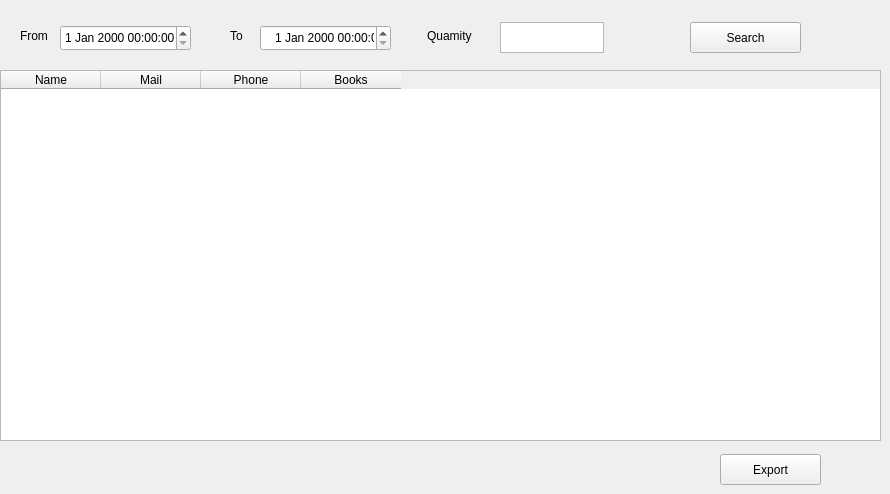
      <widget class="QWidget" name="tab_27">
       <attribute name="title">
        <string>Client Reports</string>
       </attribute>
       <widget class="QTableWidget" name="tableWidget_8">
        <property name="geometry">
         <rect>
          <x>0</x>
          <y>70</y>
          <width>881</width>
          <height>371</height>
         </rect>
        </property>
        <column>
         <property name="text">
          <string>Name</string>
         </property>
        </column>
        <column>
         <property name="text">
          <string>Mail</string>
         </property>
        </column>
        <column>
         <property name="text">
          <string>Phone</string>
         </property>
        </column>
        <column>
         <property name="text">
          <string>Books</string>
         </property>
        </column>
       </widget>
       <widget class="QDateTimeEdit" name="dateTimeEdit_3">
        <property name="geometry">
         <rect>
          <x>260</x>
          <y>25</y>
          <width>131</width>
          <height>26</height>
         </rect>
        </property>
        <property name="styleSheet">
         <string notr="true">padding-left:10px;</string>
        </property>
       </widget>
       <widget class="QPushButton" name="pushButton_35">
        <property name="geometry">
         <rect>
          <x>690</x>
          <y>22</y>
          <width>111</width>
          <height>31</height>
         </rect>
        </property>
        <property name="text">
         <string>Search</string>
        </property>
       </widget>
       <widget class="QLabel" name="label_47">
        <property name="geometry">
         <rect>
          <x>230</x>
          <y>20</y>
          <width>58</width>
          <height>31</height>
         </rect>
        </property>
        <property name="text">
         <string>To</string>
        </property>
       </widget>
       <widget class="QLabel" name="label_48">
        <property name="geometry">
         <rect>
          <x>427</x>
          <y>20</y>
          <width>71</width>
          <height>31</height>
         </rect>
        </property>
        <property name="text">
         <string>Quamity</string>
        </property>
       </widget>
       <widget class="QDateTimeEdit" name="dateTimeEdit_4">
        <property name="geometry">
         <rect>
          <x>60</x>
          <y>25</y>
          <width>131</width>
          <height>26</height>
         </rect>
        </property>
       </widget>
       <widget class="QTextEdit" name="textEdit_39">
        <property name="geometry">
         <rect>
          <x>500</x>
          <y>22</y>
          <width>104</width>
          <height>31</height>
         </rect>
        </property>
       </widget>
       <widget class="QLabel" name="label_49">
        <property name="geometry">
         <rect>
          <x>20</x>
          <y>20</y>
          <width>58</width>
          <height>31</height>
         </rect>
        </property>
        <property name="text">
         <string>From</string>
        </property>
       </widget>
       <widget class="QPushButton" name="pushButton_50">
        <property name="geometry">
         <rect>
          <x>720</x>
          <y>454</y>
          <width>101</width>
          <height>31</height>
         </rect>
        </property>
        <property name="text">
         <string>Export</string>
        </property>
       </widget>
      </widget>
